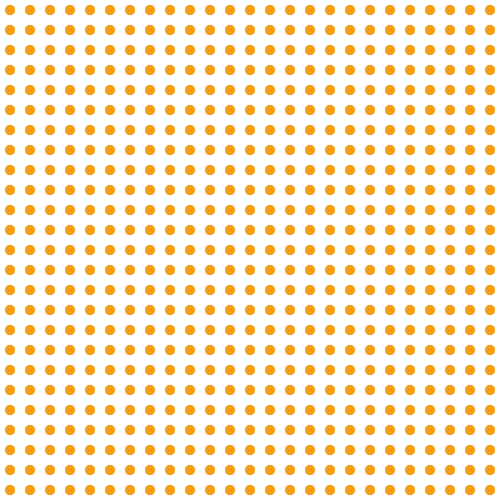
Frame 1 (no input)
Frame 60 (the mouse pressed at the canvas centre just before this capture): identical to frame 1, image omitted
Frame 120 (the mouse held since frame 60 and released just before this capture): identical to frame 1, image omitted

The Processing sketch that drew this single still picture (run headless with seeded random() and noise(); from frame 60 on, the mouse is pressed at the canvas centre):

// Processing sketch: macarenas08e00
// ── macarenas08e00.pde
// Universidad del Desarrollo, Facultad de Diseño, Diseño Digital
// Macarena Ferrer Valle
// s08 ejercicio 00

int[] numeros = new int[4];
color[] colores = new color [4];

int  eleccionColores, eleccionNumeros;
int  x;

void setup() {
  size(500, 500);
  
  x = 10;

  colores[0] = color(#F59F14); // color amarillo
  colores[1] = color(#14BAF5); // color azul
  colores[2] = color(#050505); // color negro
  colores[3] = color(#FFFFFF); // color blanco

  numeros[0] = 10; 
  numeros[1] = 15; 
  numeros[2] = 20; 
  numeros[3] = 25; 
  
  noCursor();
  noStroke();
}

void draw() {
  background(#FFFFFF);
  
  fill(colores[eleccionColores]);
  
  
  for (int i = 10; i <= 500 - x; i += 20) {  // for loop con i para x
    for (int j = 10; j <= 500 - x; j += 20) { // for loop con j para y
      ellipse(i, j, 10, 10);
      ellipse(i, j, numeros[eleccionNumeros], numeros[eleccionNumeros]);
    }
  }
}

void keyPressed() {
  eleccionColores = (int) random (colores.length);
  if (eleccionNumeros > 2) {
   eleccionNumeros = 0;
  }
  eleccionNumeros ++;
}
